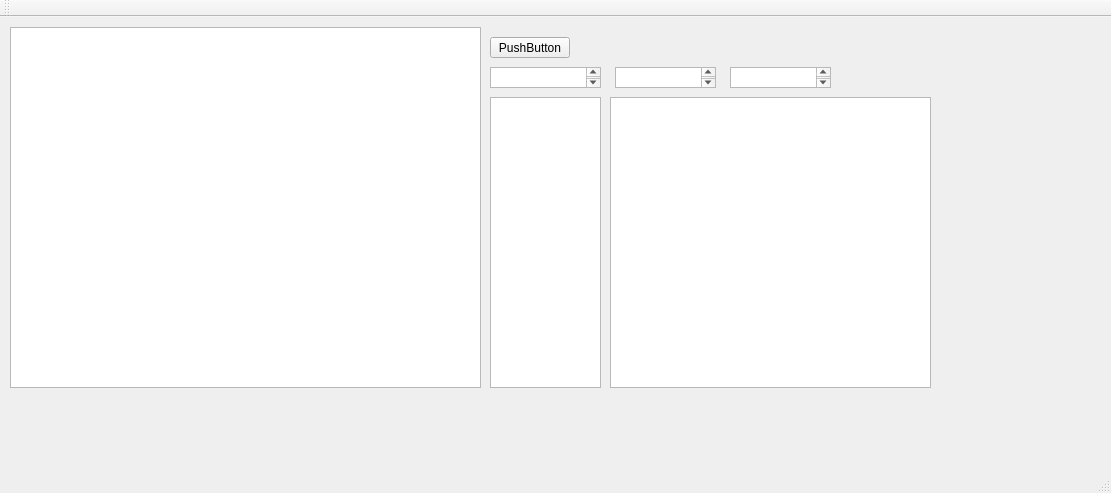
<?xml version="1.0" encoding="UTF-8"?>
<ui version="4.0">
 <class>MainWindow</class>
 <widget class="QMainWindow" name="MainWindow">
  <property name="geometry">
   <rect>
    <x>0</x>
    <y>0</y>
    <width>1111</width>
    <height>493</height>
   </rect>
  </property>
  <property name="windowTitle">
   <string>MainWindow</string>
  </property>
  <widget class="QWidget" name="centralWidget">
   <widget class="QGraphicsView" name="graphicsView">
    <property name="geometry">
     <rect>
      <x>10</x>
      <y>10</y>
      <width>471</width>
      <height>361</height>
     </rect>
    </property>
    <property name="lineWidth">
     <number>2</number>
    </property>
    <property name="sceneRect">
     <rectf>
      <x>10.000000000000000</x>
      <y>10.000000000000000</y>
      <width>100.000000000000000</width>
      <height>100.000000000000000</height>
     </rectf>
    </property>
   </widget>
   <widget class="QPushButton" name="pushButton">
    <property name="geometry">
     <rect>
      <x>490</x>
      <y>20</y>
      <width>80</width>
      <height>21</height>
     </rect>
    </property>
    <property name="text">
     <string>PushButton</string>
    </property>
   </widget>
   <widget class="QTextBrowser" name="textBrowser">
    <property name="geometry">
     <rect>
      <x>490</x>
      <y>80</y>
      <width>111</width>
      <height>291</height>
     </rect>
    </property>
   </widget>
   <widget class="QTextBrowser" name="textBrowser_2">
    <property name="geometry">
     <rect>
      <x>490</x>
      <y>50</y>
      <width>111</width>
      <height>21</height>
     </rect>
    </property>
   </widget>
   <widget class="QTextBrowser" name="textBrowser_3">
    <property name="geometry">
     <rect>
      <x>615</x>
      <y>50</y>
      <width>101</width>
      <height>21</height>
     </rect>
    </property>
   </widget>
   <widget class="QTextBrowser" name="textBrowser_4">
    <property name="geometry">
     <rect>
      <x>610</x>
      <y>80</y>
      <width>321</width>
      <height>291</height>
     </rect>
    </property>
   </widget>
   <widget class="QTextBrowser" name="textBrowser_5">
    <property name="geometry">
     <rect>
      <x>730</x>
      <y>50</y>
      <width>101</width>
      <height>21</height>
     </rect>
    </property>
   </widget>
  </widget>
  <widget class="QMenuBar" name="menuBar">
   <property name="geometry">
    <rect>
     <x>0</x>
     <y>0</y>
     <width>1111</width>
     <height>20</height>
    </rect>
   </property>
  </widget>
  <widget class="QToolBar" name="mainToolBar">
   <attribute name="toolBarArea">
    <enum>TopToolBarArea</enum>
   </attribute>
   <attribute name="toolBarBreak">
    <bool>false</bool>
   </attribute>
  </widget>
  <widget class="QStatusBar" name="statusBar"/>
 </widget>
 <layoutdefault spacing="6" margin="11"/>
 <resources/>
 <connections/>
</ui>
